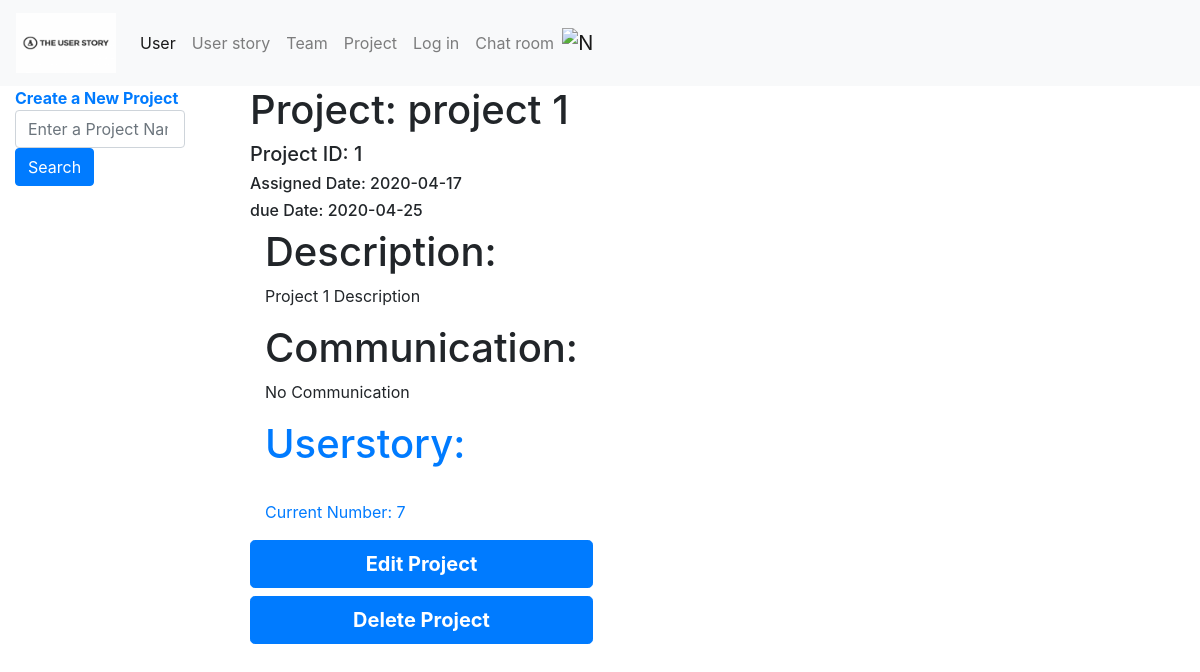
Page /Project/1 on the committed database.
### app/models.py (models this page shows)
class Project(db.Model):
    _table_ = db.Model.metadata.tables['project']
    __table_args__ = {'extend_existing': True}
    project_id = db.Column(db.Integer, primary_key=True)

### app/project/routes.py (the view)
@bp_project.route('/Project/<term>', methods=['POST', 'GET'])
def project(term):
    projects = Project.query.filter(Project.project_id.contains(term)).all()
    project_link = Project.query.join(Userstory, Team).with_entities(Project.name.label('project_name'),
                                                                     Project.project_id,
                                                                     Userstory.userstory_id,
                                                                     Userstory.content,
                                                                     Userstory.creation_date,
                                                                     Userstory.deadline,
                                                                     Userstory.priority,
                                                                     Team.name.label(
                                                                         'team_name')).order_by(
        Userstory.userstory_id).filter(Userstory.project_id.contains(term)).all()
    userstory_number = Userstory.query.filter(Userstory.project_id.contains(term)).count()
    print(userstory_number)
    current_project = Project.query.filter(Project.project_id == term).first()
    print(current_project.project_id)
    if not project_link:
        flash("No Projects Founded!")
    return render_template('project.html', projects=projects, links=project_link, current_project=current_project,
                           userstory_number=userstory_number)

### app/templates/project.html (shortened to what this page needs)
{% extends "base.html" %}
{% block content%}
    <div class="container-fluid">
        <div class="row">
            <div class="col-2">
                <ul class="nav flex-column">
                    <li class="nav-item">
                        <a href="{{ url_for('project.create_project') }}" type="button"
                           class="button"><strong>Create a New Project</strong>
                        </a><br>
                    </li>
                    <li>
                        <form class="bar" method="post" action ="{{ url_for('project.project_search') }}">
                                <input class="form-control" type="search"
                                       placeholder="Enter a Project Name, Description or Communication"
                                       aria-label="Search" name="search_term">
                                <button class="btn btn-primary" type="submit">Search</button>
                        </form>
                    </li>
                </ul>
            </div>
            <div scope="col-8" class="dropdown">
                <h1>Project: {{ current_project.name }}</h1>
                <h5>Project ID: {{ current_project.project_id }}</h5>
                <h6>Assigned Date: {{ current_project.assigned_date }}</h6>
                <h6>due Date: {{ current_project.due_date }}</h6>
                <div class="col-8">
                    <h1>Description:</h1>
                    <p>{{ current_project.description }}</p>
                </div>
                <div class="col-8">
                    <h1>Communication:</h1>
                    <p>{{ current_project.communication }}</p>
                </div>
                <div class="col-8">
                    <a href="{{ url_for('userstory.userstory_info', project_id=current_project.project_id) }}">
                        <h1>Userstory:</h1><br>
                        <p>Current Number: {{ userstory_number }}</p>
                    </a>
                </div>
                <a href="{{ url_for('project.edit_project', id=current_project.project_id) }}" type="button"
                   class="btn btn-primary btn-lg btn-block"><strong>Edit Project</strong></a>
                <a href="{{ url_for('project.delete_project', project=current_project.project_id) }}" type="button"
                   class="btn btn-primary btn-lg btn-block"><strong>Delete Project</strong></a>
            </div>
        </div>
    </div>
{% endblock %}

### app/templates/project.html (style rules this page uses)
.dropdown { position:relative; display:inline-block; margin-left: 50px; }

### rows in the picture
Project: name "project 1", project_id "1", assigned_date "2020-04-17", due_date "2020-04-25", description "Project 1 Description", communication "No Communication"

### other values in the picture
{{ userstory_number }} "7"
